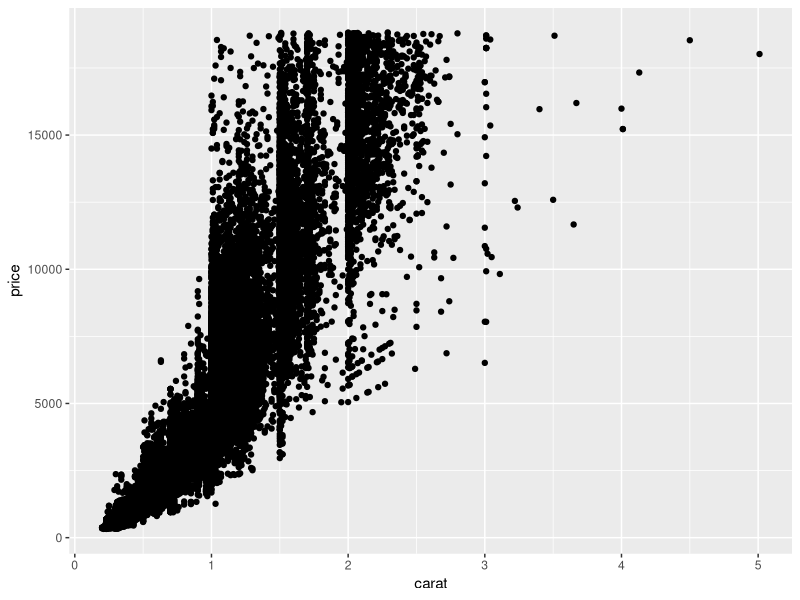
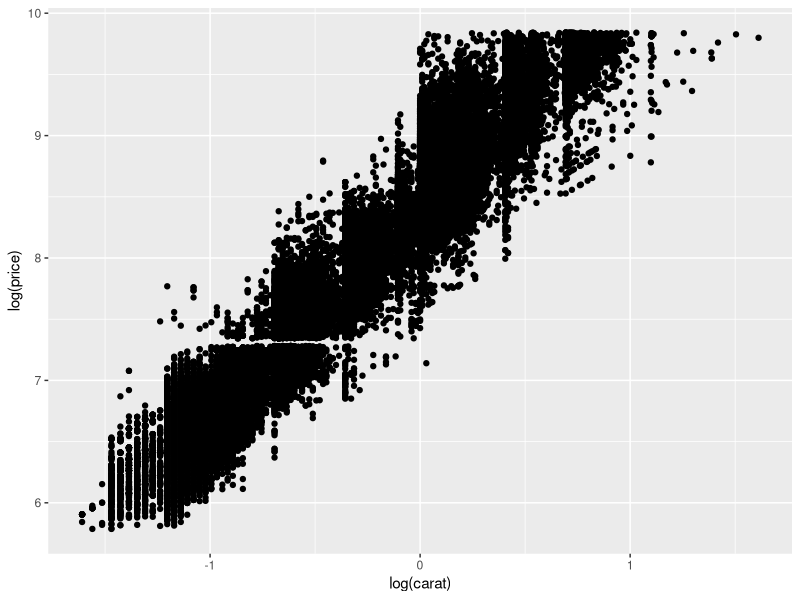
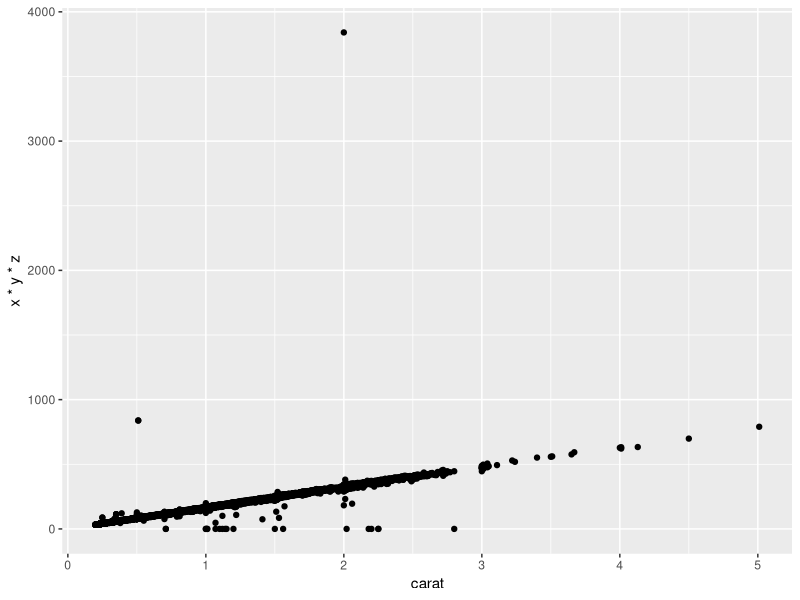
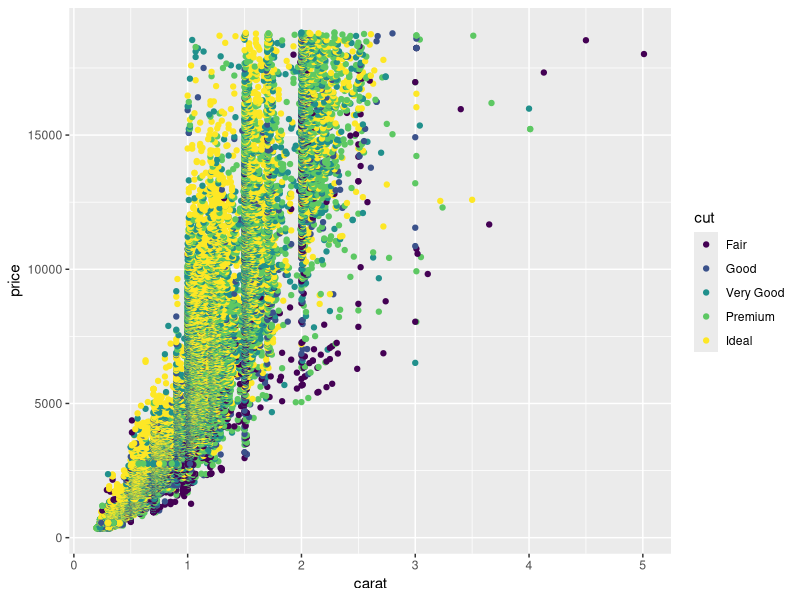

These figures' R source, in order:
#------------------------------------------------
# 1. 소개
library(ggplot2)

#------------------------------------------------
# 2. 데이터셋
# ggplot2 diamonds dataset(54,000 diamonds values)
# columns are : carat, cut, color, clarity, depth, price, x, y
# depth = z depth / z * 100
# Table = table width / x * 100

diamonds[1:3,]
#  carat     cut color clarity depth table price    x    y    z
#1  0.23   Ideal     E     SI2  61.5    55   326 3.95 3.98 2.43
#2  0.21 Premium     E     SI1  59.8    61   326 3.89 3.84 2.31
#3  0.23    Good     E     VS1  56.9    65   327 4.05 4.07 2.31

# Random sample of 100 diamonds.
set.seed(1410) # Make the sample reproducible
dsmall <- diamonds[sample(nrow(diamonds), 100), ]

#------------------------------------------------
# 3. 기본 사용
ggplot(diamonds, aes(x=carat, y=price))+ geom_point()

# 이상치(Outliers)로 인한 왜곡을 줄이기 위하여 log(price)와 log(carat)을 통하여 재확인
ggplot(diamonds, aes(x=log(carat), y=log(price)))+ geom_point()

# 다이아몬드의 3차원 좌표(x, y, z)에 대한 면적(Valume : x*y*z)와 무게(carat)과의 관계 도식화
ggplot(diamonds, aes(x=carat, y=x*y*z))+ geom_point()

#------------------------------------------------
# 4. 색깔(color), 크기(size), 모양(shpe)와 다른 가시적(aesthetic) 속성


ggplot(diamonds, aes(x=carat, y=price, color=cut))+ geom_point()
